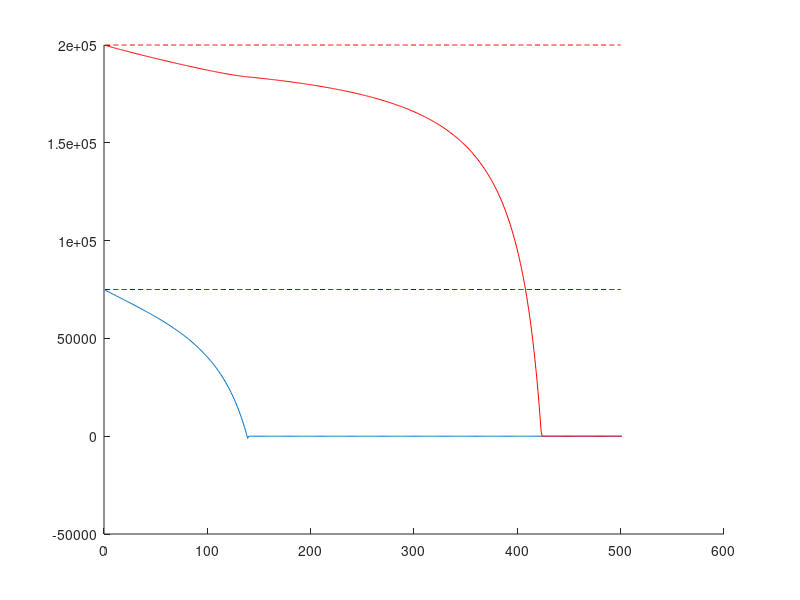
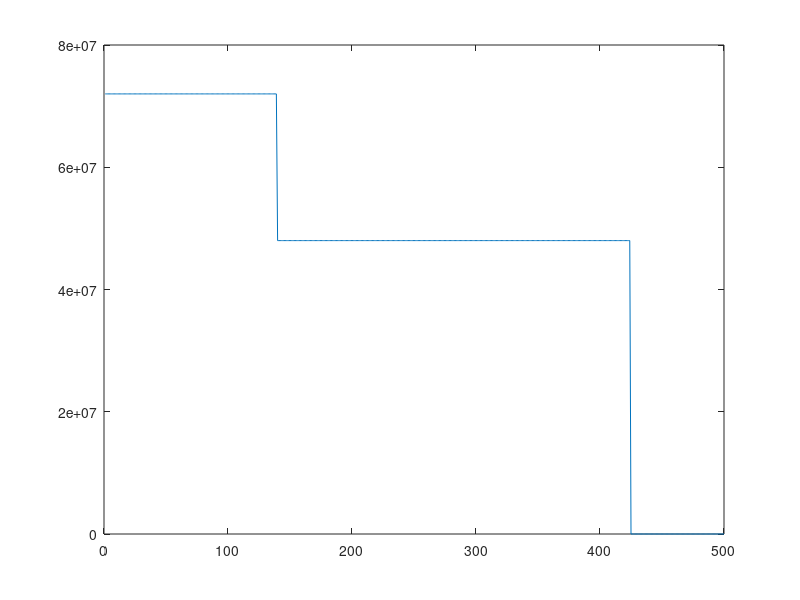

Recreate these plots in MATLAB, in order.
records = zeros(1,5);
record_inc = 1;
for startingpop = 0.5
    for startingKill = 1.1:0.2:2
        

        close all
        %Whale pop and profit simulation
        timestep = 1;
        runLength = 500;

        r = [0.05 0.08];
        K = [150000 400000];
        a = [10^-8 10^-8];
        halfK = true;

        pops = startingpop*K';% Starting population
        whalePrice = [12000; 6000];
        killRates = [2000; 8000];% Starting rates

        % Diff Eqs
        dx = @(x,y,r1,k1,a1) (r1*x.*(1-(x/k1)))-(a1*x.*y);
        dy = @(x,y,r2,k2,a2) (r2*y.*(1-(y/k2)))-(a2*x.*y);
        change = @(p,r,k,a) [dx(p(1),p(2),r(1),k(1),a(1)); dy(p(1),p(2),r(2),k(2),a(2))];
        profitFunc = @(x,y,r,k,a, priceVec) priceVec(1)*dx(x,y,r(1),k(1),a(1))+priceVec(2)*dy(x,y,r(2),k(2),a(2));

        % Calculate max point
        profitplace = [12000; 6000].*r';
        gradProfit = [24000*(r(1)/K(1)) (12000*a(1))+(6000*a(2)); (12000*a(1))+(6000*a(2)) 12000*(r(2)/K(2))];
        popsToMaxProfit = gradProfit\profitplace;

        possMaxs = [floor([popsToMaxProfit(1) popsToMaxProfit(2)]);...
            floor([popsToMaxProfit(1) popsToMaxProfit(2)])+1;...
            floor(popsToMaxProfit(1)) floor(popsToMaxProfit(2))+1;...
            floor(popsToMaxProfit(1))+1 floor(popsToMaxProfit(2))];

        [~, I] =max(profitFunc(possMaxs(:,1),possMaxs(:,2),r,K,a,whalePrice));

        popsToMaxProfit = possMaxs(I,:);

        % Make sure we are above constraint if necessary, and if so change point
        if (halfK&&any(popsToMaxProfit<(0.5*K)))
            display(sprintf('Global max outside constraints, adjusting accordingly...\n'))
            possMaxs = [K(1)/2 (K(2)/(2*r(1)))*(r(2)-(2*a(1)+a(2))*(K(1)/2));...
                        (K(1)/2)*(1-(2*a(1)+a(2))*(K(2)/(4*r(1)))) K(2)/2];
            [~, I] =max(profitFunc(possMaxs(:,1),possMaxs(:,2),r,K,a,whalePrice));
            popsToMaxProfit = possMaxs(I,:);

            if any(popsToMaxProfit<(0.5*K))
                popsToMaxProfit = K/2;
            end
        end

        iters = round(runLength/timestep);
        popLog = zeros(iters+1,2);
        popLog(1,:) = pops';

        killRateRecord = zeros(iters,2);
        profit = zeros(iters,1);
        now = uint64(1);

        transitionProfit = 0;
        transitionYears = 0;

        while true
            popDelta = change(pops,r,K,a);

            %update kill rate
%             if pops(1)>popsToMaxProfit(1)
%                 killRates(1) = max(popDelta(1),pops(1)-popsToMaxProfit(1));        
%             elseif pops(1)==popsToMaxProfit(1)
%                 killRates(1) = popDelta(1);
%             else
%                 killRates(1) = killRatesStart(1)*popDelta(1);
%             end
% 
%             if pops(2)>popsToMaxProfit(2)
%                 killRates(2) = max(popDelta(2),pops(2)-popsToMaxProfit(2));
%             elseif pops(2)==popsToMaxProfit(2)
%                 killRates(2) = popDelta(2);
%             else
%                 killRates(2) = killRatesStart(2)*popDelta(2);
%             end
% 
%             if killRates(1)<0
%                 killRates(1) = 0;
%             end
%             if killRates(2)<0
%                 killRates(2) = 0;
%             end

            pops = pops-killRates+popDelta;
            killRatesRecords(now,:) = killRates;
            popLog(now,:) = pops';

            profit(now) = sum(whalePrice.*killRates);

%             if (killRates(1)<popDelta(1) || killRates(2)<popDelta(2))
%                 transitionProfit = transitionProfit + profit(now);
%                 
%             end

            if any(pops<1)
                if (pops(1)<=0)&&(pops(2)<=0)
                    pops(1) = 0;
                    pops(2) = 0;
                    break;
                elseif pops(1)<=0
                    pops(1) = 0;
                    killRates(1)=0;
                else
                    pops(2) = 0;
                    killRates(2)=0;
                end
            end
            if all((pops<1))killRates(1)=0;
                break;
            end
            transitionYears = transitionYears + 1;
            %display(sprintf('%d %d',pops(1),pops(2)))
            now = now+1;
        end
        profit(now) = sum(whalePrice.*killRates);
        popLog(now,:) = pops';

        %display(sprintf('In transition, the whaling industry averaged $%.2f per year over %d years', transitionProfit / transitionYears, transitionYears));

        %hold on
        %plot(popLog(:,1))
        %plot(popLog(:,2),'r')
        %plot((K(1)/2)*ones(iters,1),'b--')
        %plot((K(2)/2)*ones(iters,1),'r--')
        %hold off

        records(record_inc, 1) = startingpop;
        records(record_inc, 2) = startingKill;
        records(record_inc, 3) = sum(profit(1:transitionYears))/transitionYears;
        records(record_inc, 4) = sum(profit(1:transitionYears));
        records(record_inc, 5) = transitionYears;
        record_inc = record_inc +1;
        %figure
        %plot(profit(1:transitionYears))
    end
end
profit(now) = sum(whalePrice.*killRates);
popLog(now,:) = pops';

display(sprintf('In transition, the whaling industry averaged $%.2f per year over %d years', transitionProfit / transitionYears, transitionYears));

hold on
plot(popLog(:,1))
plot(popLog(:,2),'r')
plot((K(1)/2)*ones(iters,1),'b--')
plot((K(2)/2)*ones(iters,1),'r--')
hold off

sum(profit)
figure
plot(profit)
